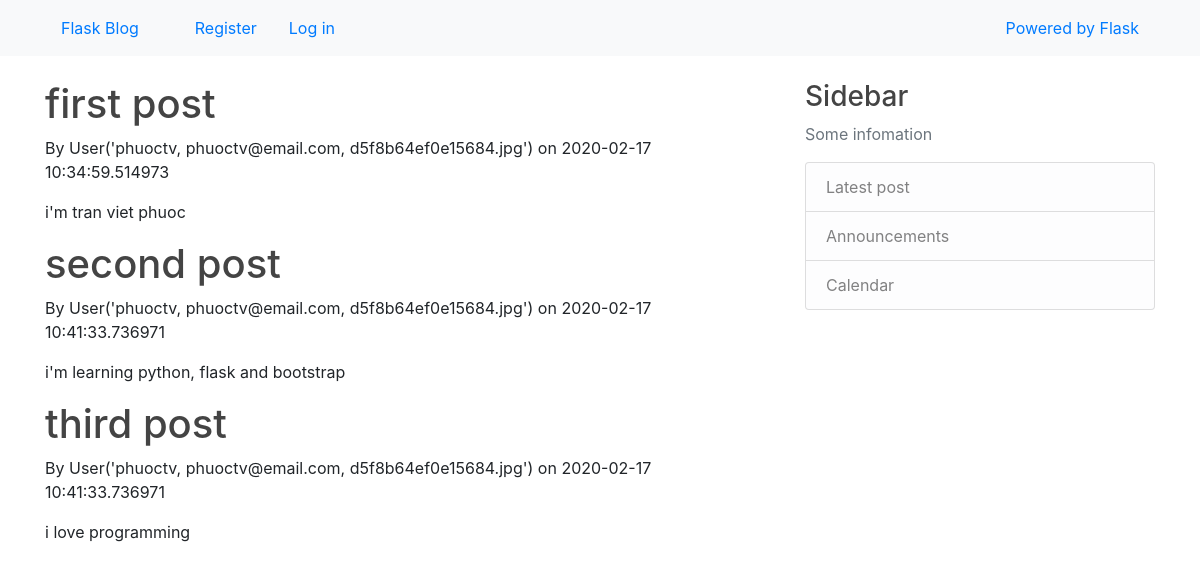
Page /home on the earlier database version.
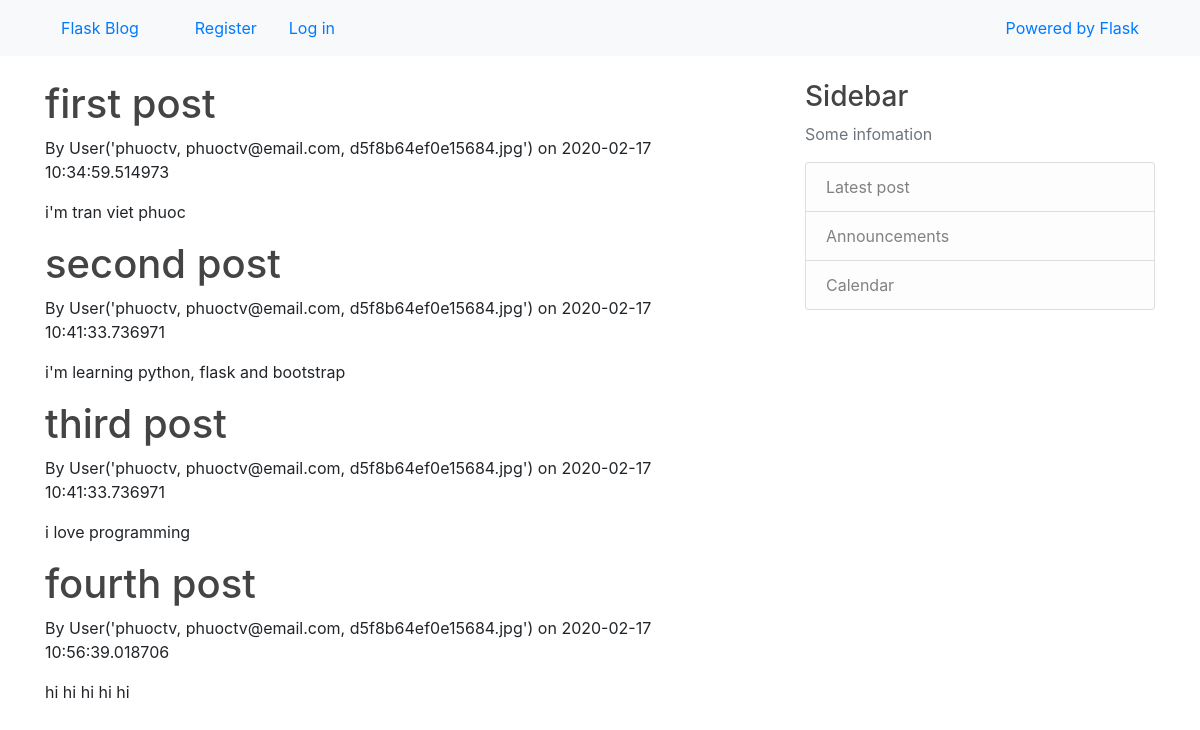
Same page on the later database version.
### blog/models.py (models this page shows, shortened)
class Post(db.Model):
    id = db.Column(db.Integer, primary_key=True)
    title = db.Column(db.String(100), nullable=False)
    date_posted = db.Column(db.DateTime, nullable=False,
                            default=datetime.datetime.utcnow())
    content = db.Column(db.Text, nullable=False)
    user_id = db.Column(db.Integer, db.ForeignKey('user.id'), nullable=False)

class User(db.Model, UserMixin):
    id = db.Column(db.Integer, primary_key=True)
    username = db.Column(db.String(20), unique=True, nullable=False)
    email = db.Column(db.String(120), unique=True, nullable=False)
    picture = db.Column(db.String(20), nullable=False, default='default.jpg')
    password = db.Column(db.String(60), nullable=False)
    posts = db.relationship('Post', backref='author', lazy=True)
    def __repr__(self):
        return f"User('{self.username}, {self.email}, {self.picture}')"

### blog/routes.py (the view)
@app.route('/home')
def home():
    posts = Post.query.all()
    return render_template('home.html', posts=posts, title='Home')

### blog/templates/home.html (shortened to what this page needs)
{% extends 'layout.html' %}
{% block content %}
    <div class="content">
        {% for post in posts %}
            <h1>{{ post.title }}</h1>
            <p>By {{ post.author}} on {{ post.date_posted }}</p>
            <p>{{ post.content }}</p>
        {% endfor %}
    </div>
{% endblock content %}

### blog/templates/layout.html (shortened to what this page needs)
<!DOCTYPE html>
<html lang="en">
<head>
    <link rel="stylesheet" href="https://stackpath.bootstrapcdn.com/bootstrap/4.3.1/css/bootstrap.min.css">
    <link rel="stylesheet" type="text/css" href="{{ url_for('static', filename='main.css') }}">
</head>
<body>
    <header class="blog-header">
        <nav class="navbar navbar-expand-sm bg-light navbar-light fixed-top">
            <div class="container">
                <a href="{{ url_for('home') }}" class="navbar nav-brand mr-4">Flask Blog</a>
                <div class="collapse navbar-collapse" id="navbarToggle">
                    <div class="navbar-nav mr-auto">
                        {% if current_user.is_authenticated %}
                            <a href="{{ url_for('new_post') }}" class="navbar navbar-link">New post</a>
                            <a href="{{ url_for('home') }}" class="navbar navbar-link">Home</a>
                            <a href="{{ url_for('about') }}" class="navbar navbar-link">About</a>
                            <a href="{{ url_for('logout') }}" class="navbar navbar-link">Log out</a>
                        {% else %}
                            <a href="{{ url_for('register') }}" class="navbar navbar-link">Register</a>
                            <a href="{{ url_for('login') }}" class="navbar navbar-link">Log in</a>
                        {% endif %}
                    </div>
                </div>
                <div class="navbar-nav">
                    {% if current_user.is_authenticated %}
                        <form action="#" class="form-inline mr-4">
                            <input type="text" class="form-control mr-sm-2" placeholder="Search">
                            <button class="btn btn-info">Search</button>
                        </form>
                    {% else %}
                        <a href="https://flask.palletsprojects.com" class="navbar navbar-link">Powered by Flask</a>
                    {% endif %}
                </div>
            </div>
        </nav>
    </header>
    <main role="main" class="container">
        <div class="row">
            <div class="col-sm-4 col-md-6 col-lg-8">
                {% block content%}
                {% endblock content %}
            </div>
            <div class="col-sm-8 col-md-6 col-lg-4">
                <h3>Sidebar</h3>
                <p class="text-muted">Some infomation</p>
                <ul class="list-group">
                    <li class="list-group-item list-group-item-light">Latest post</li>
                    <li class="list-group-item list-group-item-light">Announcements</li>
                    <li class="list-group-item list-group-item-light">Calendar</li>
                </ul>
            </div>
    </main>
</body>
</html>

### blog/static/main.css (style rules this page uses)
body { margin-top: 5em; }
h1, h2, h3, h4, h5, h6 { color: #444444; }

Differences in the rows shown:
added Post: title "fourth post", author "User('phuoctv, phuoctv@email.com, d5f8b64ef0e15684.jpg')", date_posted "2020-02-17 10:56:39.018706", content "hi hi hi hi hi"
